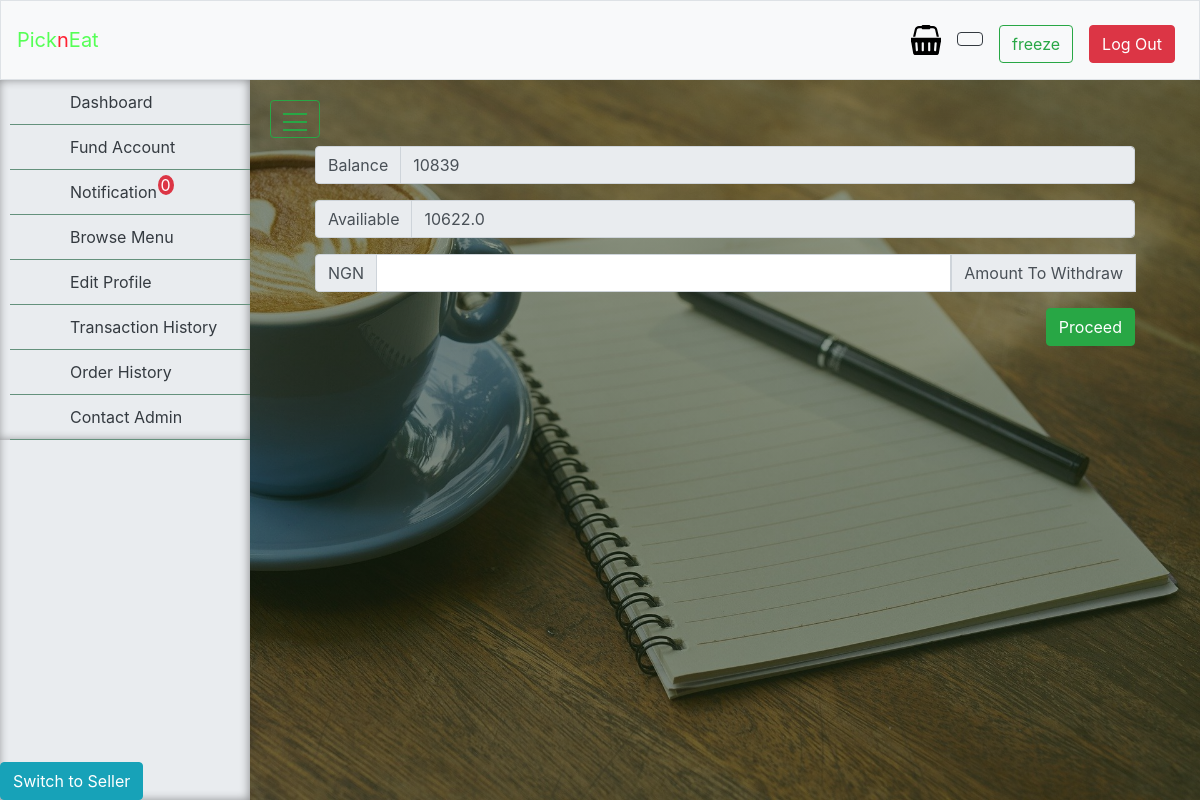
The page /withdraw (signed in) on the database its author committed.
### tables this page shows
CREATE TABLE "users" (
	"id"	INTEGER NOT NULL PRIMARY KEY AUTOINCREMENT UNIQUE,
	"full_name"	TEXT NOT NULL,
	"username"	TEXT NOT NULL,
	"email"	TEXT NOT NULL,
	"phone_number"	TEXT NOT NULL,
	"address"	TEXT NOT NULL,
	"user_type"	TEXT NOT NULL,
	"password"	TEXT NOT NULL,
	"user_image"	TEXT,
	"balance"	INTEGER NOT NULL DEFAULT 0,
	"status"	TEXT NOT NULL DEFAULT 'active',
	"time_stamp"	TEXT NOT NULL,
	"business_name"	TEXT DEFAULT 'None',
	"business_address"	TEXT DEFAULT 'None',
	"business_number"	TEXT DEFAULT 'None',
	"user_view"	TEXT DEFAULT 'user',
	"cart"	TEXT DEFAULT '-',
	"application"	TEXT
);

### router/router.py (the view)
    @app.route("/withdraw", methods=["GET", "POST"])
    @login_required
    @vendor_route_guard
    def withdraw_cash():
        return withdrawal_handler(request, database)

### application.py (called while the page is built)
@app.after_request
def after_request(response):
    response.headers["Cache-Control"] = "no-cache, no-store, must-revalidate"
    response.headers["Expires"] = 0
    response.headers["Pragma"] = "no-cache"
    return response

### controllers/user.py (called while the page is built, shortened)
def withdrawal_handler(request, database):
    user = database.execute("SELECT * FROM users WHERE username=:username", username=session.get("username"))
    if request.method == "GET":
        return render_template("withdrawal.html", user=user[0])

def login_required(f):
    @wraps(f)
    def decorated_function(*args, **kwargs):
        if not session.get("username"):
            return redirect("/login")
        return f(*args, **kwargs)
    return decorated_function

def vendor_route_guard(f):
    @wraps(f)
    def decorated_function(*args, **kwargs):
        if session["user_type"] != "vendor":
            session.clear()
            flash("Out of bound, please login", "danger")
            return redirect("/login")
        return f(*args, **kwargs)
    return decorated_function

### templates/withdrawal.html (shortened to what this page needs)
{%extends "layout2.html" %}
{% block body %}
    <body class="bg-image-contacts">
    </body>
{% endblock %}
{% block main %}
<div class="container">
    <form action="/withdraw" id="withdraw_form" method="POST">
        <div class="form-group">
            <div class="col-lg-12 input-group mb-3">
                <div class="input-group-prepend">
                    <span class="input-group-text" id="name_prepend">Balance</span>
                </div>
                <input type="text" class="form-control" readonly value={{user["balance"]}} aria-label="balance" aria-describedby="balance_prepend">
            </div>
        </div>
        <div class="form-group">
            <div class="col-lg-12 input-group mb-3">
                <div class="input-group-prepend">
                    <span class="input-group-text" id="available_prepend">Availiable</span>
                </div>
                <input type="text" class="form-control" readonly  value='{{user["balance"]*0.98 // 1}}' aria-label="email" aria-describedby="available_prepend">
            </div>
        </div>
        <div class="form-group">
            <div class="col-lg-12 input-group mb-3">
                <div class="input-group-prepend">
                    <span class="input-group-text" id="amount_prepend">NGN </span>
                </div>
                <input type="text" class="form-control" id="amount" name="amount" aria-describedby="amount_prepend">
                <div class="input-group-prepend">
                    <span class="input-group-text" id="amount_prepend">Amount To Withdraw</span>
                </div>
            </div>
        </div>
            <div class="col-lg-12 form-group">
                <button type="button" class="btn btn-success float-right" onclick="payWithPaystack()">Proceed</button>
            </div>
    </form>
</div>
{% endblock %}

### templates/layout2.html (shortened to what this page needs)
<!DOCTYPE html>
<html lang="en">
    <head>
        <link href="https://maxcdn.bootstrapcdn.com/bootstrap/4.1.3/css/bootstrap.min.css" rel="stylesheet">
        <link href="/static/styles.css" rel="stylesheet">
        <link href="/static/sidebar.css" rel="stylesheet">
        <link rel="stylesheet" type="text/css" href="https://cdn.datatables.net/1.10.20/css/jquery.dataTables.css">
    </head>
{% block body%}{% endblock %}
        <nav class="navbar navbar-expand-md navbar-light bg-light border">
                <a class="navbar-brand" href="/dashboard"><span class="green">Pick</span><span class="white">n</span><span class="green">Eat</span><span class="green"></a>
                <div class="collapse navbar-collapse" id="navbar">
                        <ul class="navbar-nav ml-auto mt-2">
                                {%if session["user_type"] == "user" or session["user_type"] == "vendor" and session["user_view"] == "user" %}
                                <li class="nav-item">
                                    <a class="nav-link" href="/display_cart"><span><?xml version="1.0" ?>
                                    <sup class="cart" id="cart"></sup></span>
                                </a>
                                </li>
                                {% endif %}
                            {% if session["user_type"] != "admin" %}
                                <li class="nav-item nav-link"><span class="btn btn-outline-dark" id="balance"></span></li>
                                {% endif %}
                            <li class="nav-item"><a class="nav-link" href="/profile"><span class="btn btn-outline-success">{{session["username"]}}</span></a></li>
                            <li class="nav-item"><a class="nav-link" href="/logout"><span class="btn btn-danger">Log Out</span></a></li>
                        </ul>
                </div>
            </nav>
                    <div class="wrapper">
                            <nav id="sidebar">
                                <div class="sidebar">
                                    {% if session["user_type"] == "admin" %}
                                    <ul>
                                        <li><a href='/dashboard' > Dashboard </a></li>
                                        <li><a href='/notification' > Notification <span class="badge-danger custom-badge" id="notifs">0</span> </a></li>
                                        <li><a href='/transaction_log' > View Transactions </a></li>
                                        <li><a href='/menu_log' > View Menus </a></li>
                                        <li><a href='/manage_users' > Manage Users </a></li>
                                        <li><a href='/order_log' > View Orders </a></li>
                                        <li><a href='/vendor_verification' > Vendor Application </a></li>
                                    </ul>
                                    {% else %}
                                        <ul>
                                            <li><a href='/dashboard'> Dashboard </a></li>
                                            <li><a href='/fund' > Fund Account </a></li>
                                            <li><a href='/notification' > Notification <span class="badge-danger custom-badge" id="notifs">0</span> </a></li>
                                            <li><a href='/browse' > Browse Menu </a></li>
                                            <li><a href='/profile' > Edit Profile </a></li>
                                            <li><a href='/transaction_history' > Transaction History </a></li>
                                            <li><a href='/order_history' > Order History </a></li>
                                            <li><a href='/contact' > Contact Admin </a></li>
                                        </ul>
                                    {% endif %}
                </div>
                {% if  session["user_type"] == "vendor" and session["user_view"] == "user" %}
                <div class="switch">
                    <a href="/switch_view/vendor">
                        <button type="submit" class="btn btn-info btn-block">Switch to Seller</button>
                    </a>
                </div>
            {% endif %}
            </nav>
                            <div id="content">
                                <label  id="toggle-sidebar" class="btn btn-outline-success"  type="button">
                                    <span></span>
                                    <span></span>
                                    <span></span>
                                </label>
                                <div class="container">
                                    <main>
                                        {% block main %}{% endblock main %}
                                    </main>
                                </div>
                            </div>
    </body>
</html>

### static/styles.css (style rules this page uses)
.green { color: #5f5; }
.white { color: #f23; }
nav { background-color: yellow; }
a:link { text-decoration: none; }
#toggle-sidebar > span { display: block; width: 1.5em; height: 0.5em; border-bottom: #28a745 2px solid; }
.switch { position: absolute; bottom: 0; top: auto; }
.custom-badge { position: relative; bottom: 7px; right: 4px; padding: 0 3px 0 3px; border-radius: 50%; }

### static/sidebar.css (style rules this page uses)
.sidebar { position: relative; top:0; left:0; width:250px; transition: all 300ms cubic-bezier(0.65, 0.05, 0.36, 1); box-shadow: inset -1px 0 10px rgba(0, 0, 0, 0.4); background: #e9ecef; }
.sidebar:after { content: ''; background-color: #253238; position: absolute; top: 0; z-index: -1; height: 100%; width: 58px; }
.sidebar ul { list-style:none; padding-left:10px; }
.sidebar ul li { padding:10px; border-bottom: #64917c 1px solid; }
.sidebar ul li a { color:#343a40; display:block; padding-left:50px; }
.wrapper { display: flex; width: 100%; align-items: stretch; perspective: 1500px; }
#sidebar { min-width: 250px; max-width: 250px; transition: all 300ms cubic-bezier(0.65, 0.05, 0.36, 1); box-shadow: inset -1px 0 10px rgba(0, 0, 0, 0.4); background: #e9ecef; transform-origin: bottom left; }
#content { width: 100%; padding: 20px; min-height: 90vh; transition: all 0.3s; }
.bg-image-contacts { background: linear-gradient(rgba(22,41,16,0.5),rgba(22,41,16,0.5)), url('/static/images/img_contacts.jpg'); background-size: cover; }

### rows shown on the page
users: username "freeze", balance "10839", balance "10622.0"
